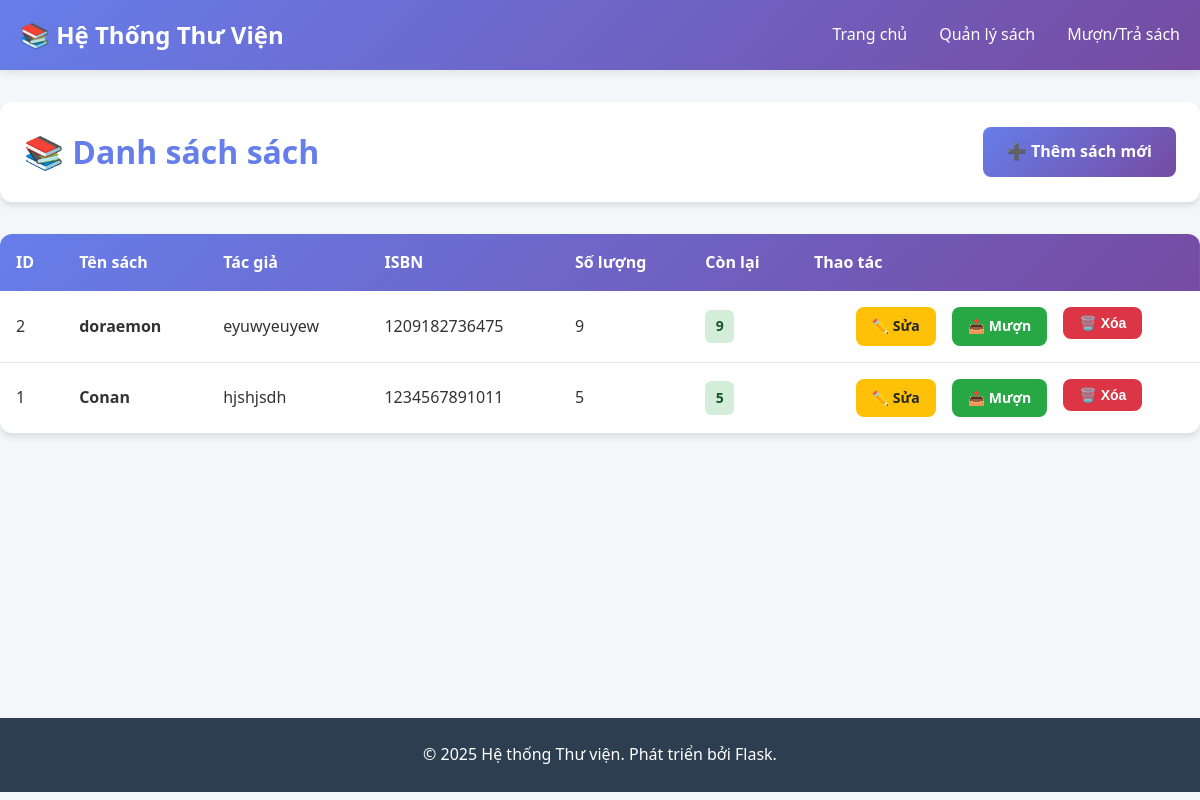
Before: /books with the older database file.
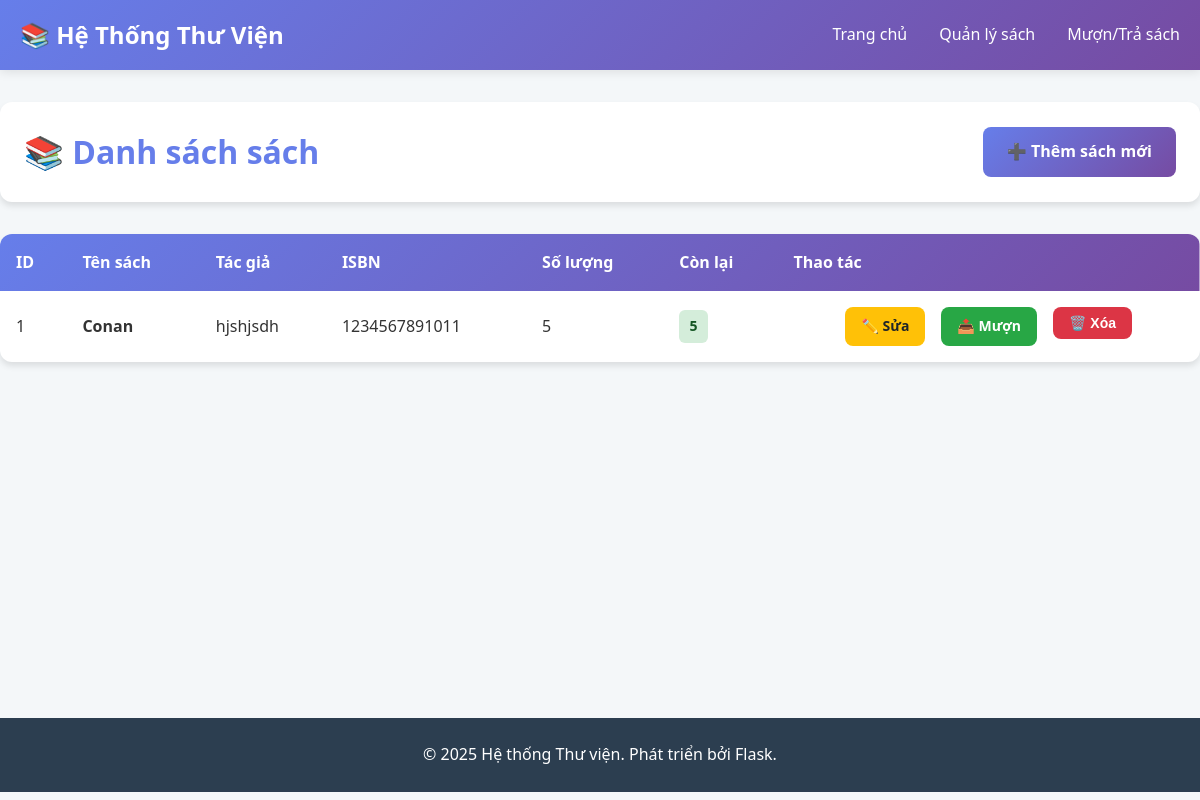
After: the same page with the newer database file.
### models.py (models this page shows, shortened)
class Book(db.Model):
    __tablename__ = 'books'
    id = db.Column(db.Integer, primary_key=True)
    title = db.Column(db.String(200), nullable=False)
    author = db.Column(db.String(100), nullable=False)
    isbn = db.Column(db.String(13), unique=True, nullable=False)
    quantity = db.Column(db.Integer, default=1)  # Số lượng sách có sẵn
    available = db.Column(db.Integer, default=1)  # Số lượng sách còn lại để mượn
    created_at = db.Column(db.DateTime, default=datetime.utcnow)
    borrow_records = db.relationship('BorrowRecord', backref='book', lazy=True, cascade='all, delete-orphan')

### app.py (the view)
@app.route('/books')
def books():
    all_books = Book.query.order_by(Book.id.desc()).all()
    return render_template('books.html', books=all_books)

### templates/books.html (shortened to what this page needs)
{% extends "base.html" %}
{% block content %}
<div class="page-header">
    <h1>📚 Danh sách sách</h1>
    <a href="{{ url_for('add_book') }}" class="btn btn-primary">➕ Thêm sách mới</a>
</div>
<div class="table-container">
    <table class="data-table">
        <thead>
            <tr>
                <th>ID</th>
                <th>Tên sách</th>
                <th>Tác giả</th>
                <th>ISBN</th>
                <th>Số lượng</th>
                <th>Còn lại</th>
                <th>Thao tác</th>
            </tr>
        </thead>
        <tbody>
            {% if books %}
                {% for book in books %}
                <tr>
                    <td>{{ book.id }}</td>
                    <td><strong>{{ book.title }}</strong></td>
                    <td>{{ book.author }}</td>
                    <td>{{ book.isbn }}</td>
                    <td>{{ book.quantity }}</td>
                    <td>
                        <span class="badge {% if book.available > 0 %}badge-success{% else %}badge-danger{% endif %}">
                            {{ book.available }}
                        </span>
                    </td>
                    <td class="action-buttons">
                        <a href="{{ url_for('edit_book', book_id=book.id) }}" class="btn btn-small btn-warning">✏️ Sửa</a>
                        <a href="{{ url_for('borrow_book', book_id=book.id) }}"
                           class="btn btn-small btn-success {% if book.available == 0 %}disabled{% endif %}">
                            📤 Mượn
                        </a>
                        <form method="POST" action="{{ url_for('delete_book', book_id=book.id) }}"
                              style="display: inline;"
                              onsubmit="return confirm('Bạn có chắc chắn muốn xóa sách này?');">
                            <button type="submit" class="btn btn-small btn-danger">🗑️ Xóa</button>
                        </form>
                    </td>
                </tr>
                {% endfor %}
            {% else %}
                <tr>
                    <td colspan="7" class="text-center">Chưa có sách nào trong hệ thống</td>
                </tr>
            {% endif %}
        </tbody>
    </table>
</div>
{% endblock %}

### templates/base.html (shortened to what this page needs)
<!DOCTYPE html>
<html lang="vi">
<head>
    <link rel="stylesheet" href="{{ url_for('static', filename='css/style.css') }}">
</head>
<body>
    <nav class="navbar">
        <div class="container">
            <h1 class="logo">📚 Hệ Thống Thư Viện</h1>
            <ul class="nav-links">
                <li><a href="{{ url_for('index') }}">Trang chủ</a></li>
                <li><a href="{{ url_for('books') }}">Quản lý sách</a></li>
                <li><a href="{{ url_for('borrow_records') }}">Mượn/Trả sách</a></li>
            </ul>
        </div>
    </nav>
    <div class="container main-content">
        {% block content %}{% endblock %}
    </div>
    <footer>
        <div class="container">
            <p>&copy; 2025 Hệ thống Thư viện. Phát triển bởi Flask.</p>
        </div>
    </footer>
</body>
</html>

### static/css/style.css (style rules this page uses)
* { margin: 0; padding: 0; box-sizing: border-box; }
body { font-family: 'Segoe UI', Tahoma, Geneva, Verdana, sans-serif; line-height: 1.6; color: #333; background-color: #f4f7f9; }
.container { max-width: 1200px; margin: 0 auto; padding: 0 20px; }
.navbar { background: linear-gradient(135deg, #667eea 0%, #764ba2 100%); color: white; padding: 1rem 0; box-shadow: 0 2px 10px rgba(0,0,0,0.1); }
.navbar .container { display: flex; justify-content: space-between; align-items: center; }
.logo { font-size: 1.5rem; font-weight: bold; }
.nav-links { list-style: none; display: flex; gap: 2rem; }
.nav-links a { color: white; text-decoration: none; font-weight: 500; transition: opacity 0.3s; }
.main-content { min-height: calc(100vh - 200px); padding: 2rem 0; }
.action-buttons { display: flex; gap: 1rem; justify-content: center; flex-wrap: wrap; }
.page-header { display: flex; justify-content: space-between; align-items: center; margin-bottom: 2rem; background: white; padding: 1.5rem; border-radius: 12px; box-shadow: 0 4px 6px rgba(0,0,0,0.1); }
.page-header h1 { color: #667eea; font-size: 2rem; }
.btn { display: inline-block; padding: 0.75rem 1.5rem; border: none; border-radius: 8px; text-decoration: none; font-weight: 600; cursor: pointer; transition: all 0.3s; font-size: 1rem; }
.btn-primary { background: linear-gradient(135deg, #667eea 0%, #764ba2 100%); color: white; }
.btn-success { background-color: #28a745; color: white; }
.btn-warning { background-color: #ffc107; color: #212529; }
.btn-danger { background-color: #dc3545; color: white; }
.btn-small { padding: 0.5rem 1rem; font-size: 0.875rem; }
.table-container { background: white; border-radius: 12px; box-shadow: 0 4px 6px rgba(0,0,0,0.1); overflow: hidden; }
.data-table { width: 100%; border-collapse: collapse; }
.data-table thead { background: linear-gradient(135deg, #667eea 0%, #764ba2 100%); color: white; }
.data-table th, .data-table td { padding: 1rem; text-align: left; }
.data-table tbody tr { border-bottom: 1px solid #e9ecef; transition: background-color 0.3s; }
.data-table tbody tr:last-child { border-bottom: none; }
.badge { display: inline-block; padding: 0.35rem 0.65rem; font-size: 0.875rem; font-weight: 600; border-radius: 6px; }
.badge-success { background-color: #d4edda; color: #155724; }
footer { background-color: #2c3e50; color: white; text-align: center; padding: 1.5rem 0; margin-top: 3rem; }

Changed rows visible on the page:
removed Book: id "2", title "doraemon", author "eyuwyeuyew", isbn "1209182736475", quantity "9", available "9"
